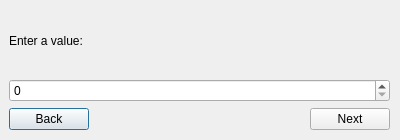
<?xml version="1.0" encoding="UTF-8"?>
<ui version="4.0">
 <class>Dialog</class>
 <widget class="QDialog" name="Dialog">
  <property name="windowModality">
   <enum>Qt::ApplicationModal</enum>
  </property>
  <property name="geometry">
   <rect>
    <x>0</x>
    <y>0</y>
    <width>400</width>
    <height>140</height>
   </rect>
  </property>
  <property name="windowTitle">
   <string>Dialog</string>
  </property>
  <widget class="QWidget" name="verticalLayoutWidget">
   <property name="geometry">
    <rect>
     <x>9</x>
     <y>9</y>
     <width>381</width>
     <height>121</height>
    </rect>
   </property>
   <layout class="QVBoxLayout" name="verticalLayout">
    <item>
     <widget class="QLabel" name="label">
      <property name="text">
       <string>Enter a value:</string>
      </property>
     </widget>
    </item>
    <item>
     <widget class="QSpinBox" name="spinBox"/>
    </item>
    <item>
     <layout class="QHBoxLayout" name="horizontalLayout">
      <item>
       <widget class="QPushButton" name="goBack">
        <property name="text">
         <string>Back</string>
        </property>
       </widget>
      </item>
      <item>
       <spacer name="horizontalSpacer">
        <property name="orientation">
         <enum>Qt::Horizontal</enum>
        </property>
        <property name="sizeHint" stdset="0">
         <size>
          <width>40</width>
          <height>20</height>
         </size>
        </property>
       </spacer>
      </item>
      <item>
       <widget class="QPushButton" name="goNext">
        <property name="text">
         <string>Next</string>
        </property>
       </widget>
      </item>
     </layout>
    </item>
   </layout>
  </widget>
 </widget>
 <resources/>
 <connections/>
</ui>
